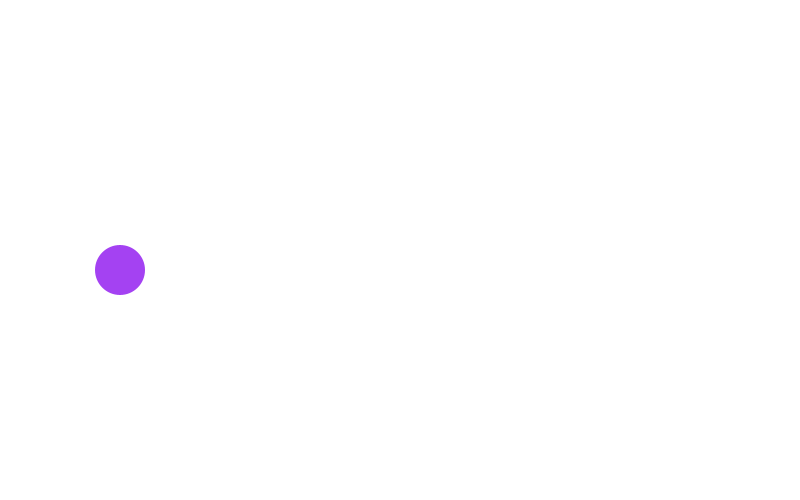
Frame 1 (no input)
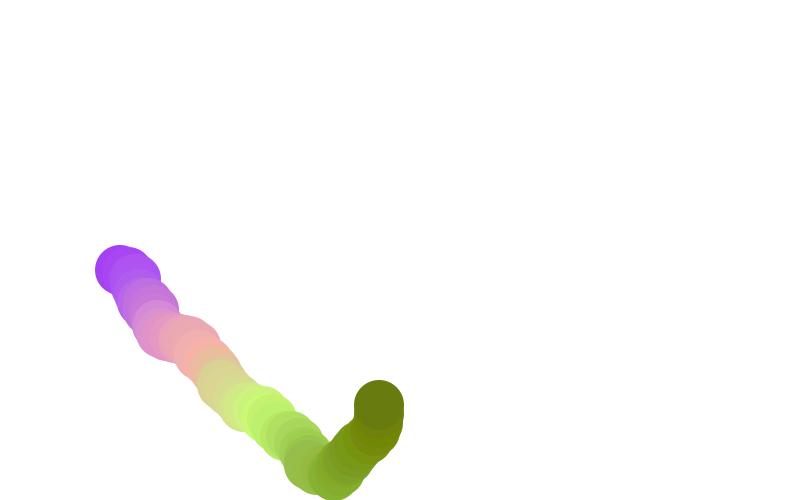
Frame 60 (the mouse pressed at the canvas centre just before this capture)
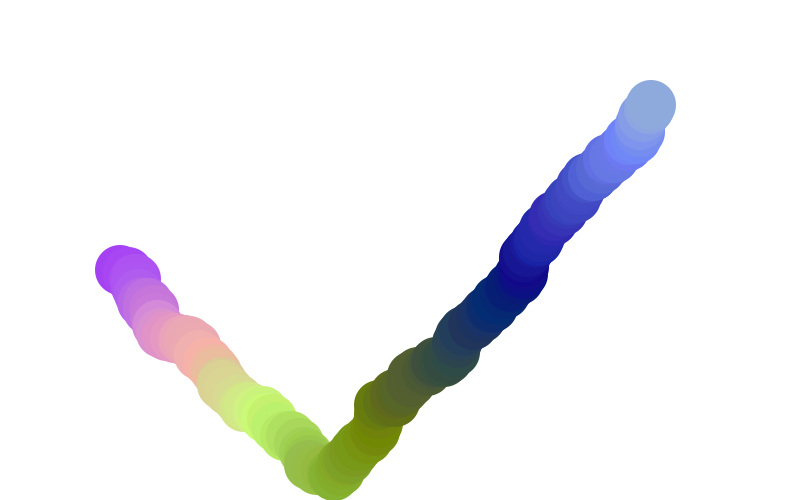
Frame 120 (the mouse held since frame 60 and released just before this capture)

The Processing sketch that drew these frames (run headless with seeded random() and noise(); from frame 60 on, the mouse is pressed at the canvas centre):

// Processing sketch: processing_139805
// ── processing_139805.pde

int x = 120;
int y = 270;
boolean maxHeightReached = false;
boolean maxWidthReached = false;

boolean maxRed = false;
boolean maxGreen = false;
boolean maxBlue = false;

int r = (int) random(255);
int g = (int) random(255);
int b = (int) random(255);

void setup() {
  size(800,500);
  background(255);
}

void draw() {
  fill(r,g,b);
  noStroke();
  ellipse(x,y,50,50);
  if (y > height-25) {
    maxHeightReached = true;
  } else if (y < 25) {
    maxHeightReached = false;
  }
  if (x > width-25) {
    maxWidthReached = true;
  } else if (x < 25) {
    maxWidthReached = false; 
  }
  
  if (maxHeightReached) {
    y= y - (int) random(10);
  } else {
     y=y + (int) random(10); 
  }
  
  if (maxWidthReached) {
    x = x - (int) random(10); 
  } else {
    x=x + (int) random(10);
  }
  
  if (r >= 245) {
    maxRed = true;
  } else if (r <= 10) {
    maxRed = false;
  }
  
  if (g >= 245) {
    maxGreen = true;
  } else if (g <= 10) {
    maxGreen = false;
  }
  
  if (b >= 245) {
    maxBlue = true;
  } else if (b <= 10) {
    maxBlue = false;
  }
  
    if (maxRed)
      r -= (int) random(10);
    else
      r += (int) random(10);
    
    if (maxGreen)
      g -= (int) random(10);
    else
      g += (int) random(10);
    
    if (maxBlue)
      b -= (int) random(10);
    else
      b += (int) random(10);

}
